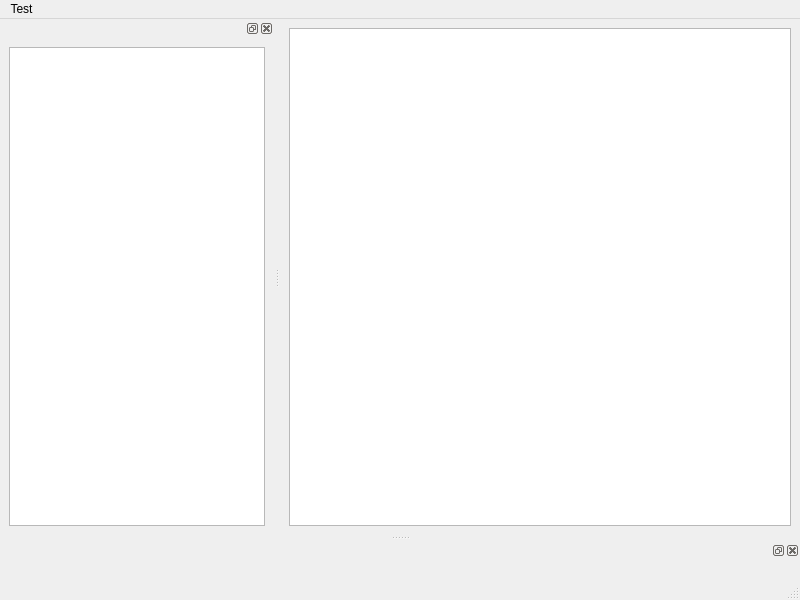
<?xml version="1.0" encoding="UTF-8"?>
<ui version="4.0">
 <class>MainWindow</class>
 <widget class="QMainWindow" name="MainWindow">
  <property name="geometry">
   <rect>
    <x>0</x>
    <y>0</y>
    <width>800</width>
    <height>600</height>
   </rect>
  </property>
  <property name="windowTitle">
   <string>MainWindow</string>
  </property>
  <widget class="QWidget" name="centralwidget">
   <layout class="QVBoxLayout" name="verticalLayout">
    <item>
     <widget class="GrafferGraphicsView" name="graphicsView"/>
    </item>
   </layout>
  </widget>
  <widget class="QMenuBar" name="menubar">
   <property name="geometry">
    <rect>
     <x>0</x>
     <y>0</y>
     <width>800</width>
     <height>18</height>
    </rect>
   </property>
   <widget class="QMenu" name="menuTest">
    <property name="title">
     <string>Test</string>
    </property>
    <addaction name="actionTest"/>
   </widget>
   <addaction name="menuTest"/>
  </widget>
  <widget class="QStatusBar" name="statusbar"/>
  <widget class="QDockWidget" name="dockWidget">
   <property name="allowedAreas">
    <set>Qt::LeftDockWidgetArea</set>
   </property>
   <attribute name="dockWidgetArea">
    <number>1</number>
   </attribute>
   <widget class="QWidget" name="dockWidgetContents">
    <layout class="QVBoxLayout" name="verticalLayout_3">
     <item>
      <widget class="QListView" name="listView"/>
     </item>
    </layout>
   </widget>
  </widget>
  <widget class="QDockWidget" name="dockWidget_3">
   <property name="allowedAreas">
    <set>Qt::BottomDockWidgetArea</set>
   </property>
   <attribute name="dockWidgetArea">
    <number>8</number>
   </attribute>
   <widget class="QWidget" name="dockWidgetContents_3">
    <layout class="QVBoxLayout" name="verticalLayout_2"/>
   </widget>
  </widget>
  <action name="actionTest">
   <property name="text">
    <string>Test</string>
   </property>
  </action>
 </widget>
 <customwidgets>
  <customwidget>
   <class>GrafferGraphicsView</class>
   <extends>QGraphicsView</extends>
   <header>test_ui</header>
  </customwidget>
 </customwidgets>
 <resources/>
 <connections/>
</ui>
